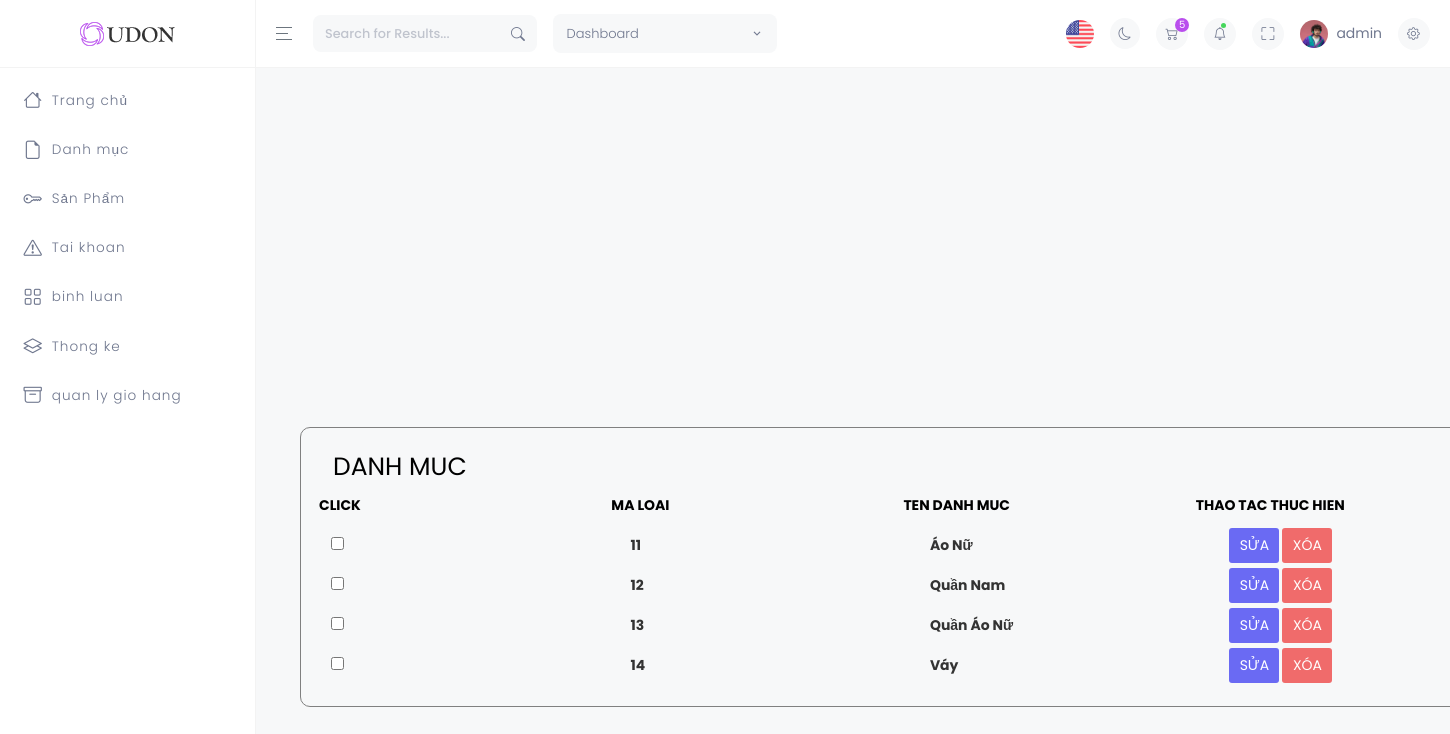
Screenshot of /admin/index.php?act=listdm with the database file from the repository.
### tables this page shows
CREATE TABLE `danhmuc` (
  `id` int(11) NOT NULL,
  `name` text NOT NULL
);

### model/pdo.php (called while the page is built, shortened)
<?php
function pdo_get_connection(){
    $servername = "localhost";
    $username = "root";
    $password = "";
    try {
        $conn = new PDO("mysql:host=$servername;dbname=duan1haphoi", $username, $password);
        $conn->setAttribute(PDO::ATTR_ERRMODE, PDO::ERRMODE_EXCEPTION);
        return $conn;
    } catch(PDOException $e) {
        echo "Connection failed: " . $e->getMessage();
    }
}
function pdo_query($sql){
    $sql_args=array_slice(func_get_args(),1);
    try{
        $conn=pdo_get_connection();
        $stmt=$conn->prepare($sql);
        $stmt->execute($sql_args);
        $rows=$stmt->fetchAll();
        return $rows;
    }
    catch(PDOException $e){
        throw $e;
    }
    finally{
        unset($conn);
    }
}
?>

### model/danhmuc.php (called while the page is built, shortened)
<?php
function select_danhmuc(){
    $sql ='SELECT * FROM danhmuc';
    $danhmuc = pdo_query($sql);
    return $danhmuc;
}
?>

### admin/danhmuc/list.php (the view, shortened to what this page needs)
<div class='container'>
    <div class="text" style="color:black;"> DANH MUC</div>
     <div class="col">
        <table>
            <tr style="color:black;">
                <th>CLICK</th>
                <th>MA LOAI</th>
                <th>TEN DANH MUC</th>
                <th>THAO TAC THUC HIEN</th>
            </tr>
        </table>
     </div>
     <div class="row">
        <?php if(isset($list_dm)):
            foreach($list_dm as $dm):
            ?>
     <table class='tb'>
            <tr>
                <th><input type="checkbox" name="checkbox" id=""></th>
                <th><?php echo $dm['id'] ?></th>
                <th><?php echo $dm['name'] ?></th>
                <th><a href="index.php?act=suadm&id=<?php echo $dm['id'] ?>"><button class="sua">SỬA</button></a> <a href="index.php?act=deletedm&id=<?php echo $dm['id'] ?>"><button onclick="return confirm('BẠN MUỐN XÓA DANH MỤC NÀY ?')" class="xoa">XÓA</button></a></th>
            </tr>
        </table>
        <?php endforeach ?>
        <?php endif  ?>
     </div>
</div>

### admin/danhmuc/list.php (style rules this page uses)
.container { margin-top: 100px; margin-left: 300px; width: 1200px; height: 500px auto; border: 1px solid gray; border-radius: 10px; overflow: hidden; padding-bottom: 20px; }
.text { font-size: 25px; margin-top: 20px; margin-left: 20px; }
table { margin-left: 5px; }
th { width: 300px; height: 40px; }
.tb { margin-left: 29px; }
button { border: none; width: 50px; border-radius: 4px; transition: all 1s; }
.sua { background-color: rgb(106, 106, 243); color: white; width: 50px; height: 35px; border: none; border-radius: 3px; }
.xoa { background-color: rgb(240, 107, 107); color: white; width: 50px; height: 35px; border: none; border-radius: 3px; }

### rows the page displays
danhmuc: id "11", name "Áo Nữ"
danhmuc: id "12", name "Quần Nam"
danhmuc: id "13", name "Quần Áo Nữ"
danhmuc: id "14", name "Váy"
